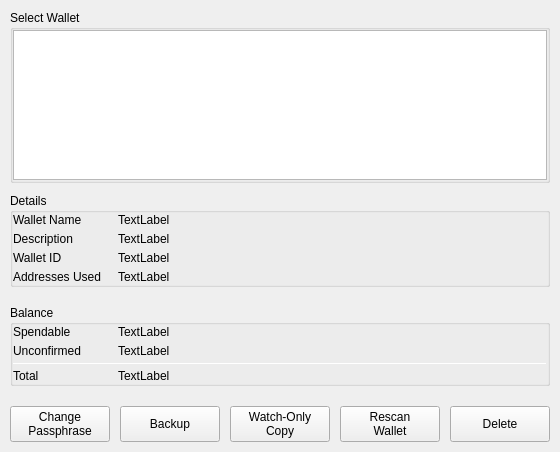
<?xml version="1.0" encoding="UTF-8"?>
<ui version="4.0">
 <class>WalletPropertiesDialog</class>
 <widget class="QDialog" name="WalletPropertiesDialog">
  <property name="geometry">
   <rect>
    <x>0</x>
    <y>0</y>
    <width>560</width>
    <height>452</height>
   </rect>
  </property>
  <property name="maximumSize">
   <size>
    <width>16777215</width>
    <height>16777215</height>
   </size>
  </property>
  <property name="windowTitle">
   <string>Wallet Properties</string>
  </property>
  <layout class="QVBoxLayout" name="verticalLayout">
   <property name="spacing">
    <number>0</number>
   </property>
   <property name="leftMargin">
    <number>0</number>
   </property>
   <property name="topMargin">
    <number>0</number>
   </property>
   <property name="rightMargin">
    <number>0</number>
   </property>
   <property name="bottomMargin">
    <number>0</number>
   </property>
   <item>
    <widget class="QWidget" name="wallet" native="true">
     <layout class="QVBoxLayout" name="verticalLayout_8">
      <property name="spacing">
       <number>5</number>
      </property>
      <property name="leftMargin">
       <number>10</number>
      </property>
      <property name="topMargin">
       <number>10</number>
      </property>
      <property name="rightMargin">
       <number>10</number>
      </property>
      <property name="bottomMargin">
       <number>0</number>
      </property>
      <item>
       <widget class="QGroupBox" name="groupBox">
        <property name="title">
         <string>Select Wallet</string>
        </property>
        <property name="wellGroupBoxWithButtonBar" stdset="0">
         <bool>true</bool>
        </property>
        <layout class="QVBoxLayout" name="verticalLayout_7">
         <property name="spacing">
          <number>5</number>
         </property>
         <property name="leftMargin">
          <number>0</number>
         </property>
         <property name="topMargin">
          <number>0</number>
         </property>
         <property name="rightMargin">
          <number>0</number>
         </property>
         <property name="bottomMargin">
          <number>0</number>
         </property>
         <item>
          <widget class="QTreeView" name="treeViewWallets">
           <property name="minimumSize">
            <size>
             <width>0</width>
             <height>150</height>
            </size>
           </property>
           <property name="alternatingRowColors">
            <bool>true</bool>
           </property>
           <property name="rootIsDecorated">
            <bool>true</bool>
           </property>
          </widget>
         </item>
        </layout>
       </widget>
      </item>
     </layout>
    </widget>
   </item>
   <item>
    <widget class="QFrame" name="details">
     <layout class="QVBoxLayout" name="verticalLayout_2" stretch="0">
      <property name="spacing">
       <number>15</number>
      </property>
      <property name="leftMargin">
       <number>10</number>
      </property>
      <property name="topMargin">
       <number>10</number>
      </property>
      <property name="rightMargin">
       <number>10</number>
      </property>
      <property name="bottomMargin">
       <number>0</number>
      </property>
      <item>
       <widget class="QGroupBox" name="groupBoxDetails">
        <property name="maximumSize">
         <size>
          <width>16777215</width>
          <height>16777215</height>
         </size>
        </property>
        <property name="sizeIncrement">
         <size>
          <width>0</width>
          <height>0</height>
         </size>
        </property>
        <property name="title">
         <string>Details</string>
        </property>
        <layout class="QVBoxLayout" name="verticalLayout_4">
         <property name="spacing">
          <number>5</number>
         </property>
         <property name="leftMargin">
          <number>0</number>
         </property>
         <property name="topMargin">
          <number>0</number>
         </property>
         <property name="rightMargin">
          <number>0</number>
         </property>
         <property name="bottomMargin">
          <number>0</number>
         </property>
         <item>
          <widget class="QWidget" name="detailsFormLayout" native="true">
           <property name="sizePolicy">
            <sizepolicy hsizetype="Preferred" vsizetype="Fixed">
             <horstretch>0</horstretch>
             <verstretch>0</verstretch>
            </sizepolicy>
           </property>
           <layout class="QVBoxLayout" name="verticalLayout_5">
            <property name="spacing">
             <number>5</number>
            </property>
            <property name="leftMargin">
             <number>0</number>
            </property>
            <property name="topMargin">
             <number>0</number>
            </property>
            <property name="rightMargin">
             <number>0</number>
            </property>
            <property name="bottomMargin">
             <number>0</number>
            </property>
            <item>
             <widget class="QWidget" name="horizontalWidget_2" native="true">
              <property name="minimumSize">
               <size>
                <width>0</width>
                <height>0</height>
               </size>
              </property>
              <layout class="QHBoxLayout" name="horizontalLayout_3">
               <property name="spacing">
                <number>5</number>
               </property>
               <property name="leftMargin">
                <number>0</number>
               </property>
               <property name="topMargin">
                <number>0</number>
               </property>
               <property name="rightMargin">
                <number>0</number>
               </property>
               <property name="bottomMargin">
                <number>0</number>
               </property>
               <item>
                <widget class="QLabel" name="label_4">
                 <property name="sizePolicy">
                  <sizepolicy hsizetype="Fixed" vsizetype="Preferred">
                   <horstretch>0</horstretch>
                   <verstretch>0</verstretch>
                  </sizepolicy>
                 </property>
                 <property name="minimumSize">
                  <size>
                   <width>100</width>
                   <height>0</height>
                  </size>
                 </property>
                 <property name="text">
                  <string>Wallet Name</string>
                 </property>
                </widget>
               </item>
               <item>
                <widget class="QLabel" name="labelWalletName">
                 <property name="text">
                  <string>TextLabel</string>
                 </property>
                 <property name="whiteLabel" stdset="0">
                  <bool>true</bool>
                 </property>
                </widget>
               </item>
              </layout>
             </widget>
            </item>
            <item>
             <widget class="QWidget" name="horizontalWidget1" native="true">
              <property name="minimumSize">
               <size>
                <width>0</width>
                <height>0</height>
               </size>
              </property>
              <layout class="QHBoxLayout" name="horizontalLayout_4">
               <property name="spacing">
                <number>5</number>
               </property>
               <property name="leftMargin">
                <number>0</number>
               </property>
               <property name="topMargin">
                <number>0</number>
               </property>
               <property name="rightMargin">
                <number>0</number>
               </property>
               <property name="bottomMargin">
                <number>0</number>
               </property>
               <item>
                <widget class="QLabel" name="label_5">
                 <property name="sizePolicy">
                  <sizepolicy hsizetype="Fixed" vsizetype="Preferred">
                   <horstretch>0</horstretch>
                   <verstretch>0</verstretch>
                  </sizepolicy>
                 </property>
                 <property name="minimumSize">
                  <size>
                   <width>100</width>
                   <height>0</height>
                  </size>
                 </property>
                 <property name="text">
                  <string>Description</string>
                 </property>
                </widget>
               </item>
               <item>
                <widget class="QLabel" name="labelDescription">
                 <property name="text">
                  <string>TextLabel</string>
                 </property>
                 <property name="wordWrap">
                  <bool>true</bool>
                 </property>
                 <property name="whiteLabel" stdset="0">
                  <bool>true</bool>
                 </property>
                </widget>
               </item>
              </layout>
             </widget>
            </item>
            <item>
             <widget class="QWidget" name="horizontalWidget2" native="true">
              <property name="minimumSize">
               <size>
                <width>0</width>
                <height>0</height>
               </size>
              </property>
              <layout class="QHBoxLayout" name="horizontalLayout_5">
               <property name="spacing">
                <number>5</number>
               </property>
               <property name="leftMargin">
                <number>0</number>
               </property>
               <property name="topMargin">
                <number>0</number>
               </property>
               <property name="rightMargin">
                <number>0</number>
               </property>
               <property name="bottomMargin">
                <number>0</number>
               </property>
               <item>
                <widget class="QLabel" name="label_6">
                 <property name="sizePolicy">
                  <sizepolicy hsizetype="Fixed" vsizetype="Preferred">
                   <horstretch>0</horstretch>
                   <verstretch>0</verstretch>
                  </sizepolicy>
                 </property>
                 <property name="minimumSize">
                  <size>
                   <width>100</width>
                   <height>0</height>
                  </size>
                 </property>
                 <property name="text">
                  <string>Wallet ID</string>
                 </property>
                </widget>
               </item>
               <item>
                <widget class="QLabel" name="labelWalletId">
                 <property name="text">
                  <string>TextLabel</string>
                 </property>
                 <property name="whiteLabel" stdset="0">
                  <bool>true</bool>
                 </property>
                </widget>
               </item>
              </layout>
             </widget>
            </item>
            <item>
             <widget class="QWidget" name="horizontalWidgetUsedAddresses" native="true">
              <property name="minimumSize">
               <size>
                <width>0</width>
                <height>0</height>
               </size>
              </property>
              <layout class="QHBoxLayout" name="horizontalLayout_6">
               <property name="spacing">
                <number>5</number>
               </property>
               <property name="leftMargin">
                <number>0</number>
               </property>
               <property name="topMargin">
                <number>0</number>
               </property>
               <property name="rightMargin">
                <number>0</number>
               </property>
               <property name="bottomMargin">
                <number>0</number>
               </property>
               <item>
                <widget class="QLabel" name="labelAddresses">
                 <property name="sizePolicy">
                  <sizepolicy hsizetype="Fixed" vsizetype="Preferred">
                   <horstretch>0</horstretch>
                   <verstretch>0</verstretch>
                  </sizepolicy>
                 </property>
                 <property name="minimumSize">
                  <size>
                   <width>100</width>
                   <height>0</height>
                  </size>
                 </property>
                 <property name="text">
                  <string>Addresses Used</string>
                 </property>
                </widget>
               </item>
               <item>
                <widget class="QLabel" name="labelAddressesUsed">
                 <property name="text">
                  <string>TextLabel</string>
                 </property>
                 <property name="whiteLabel" stdset="0">
                  <bool>true</bool>
                 </property>
                </widget>
               </item>
              </layout>
             </widget>
            </item>
           </layout>
          </widget>
         </item>
        </layout>
       </widget>
      </item>
     </layout>
    </widget>
   </item>
   <item>
    <spacer name="verticalSpacer">
     <property name="orientation">
      <enum>Qt::Vertical</enum>
     </property>
     <property name="sizeHint" stdset="0">
      <size>
       <width>20</width>
       <height>200</height>
      </size>
     </property>
    </spacer>
   </item>
   <item>
    <widget class="QWidget" name="balanceWidget" native="true">
     <property name="minimumSize">
      <size>
       <width>0</width>
       <height>0</height>
      </size>
     </property>
     <property name="darkOverlay" stdset="0">
      <bool>true</bool>
     </property>
     <layout class="QVBoxLayout" name="verticalLayout_6">
      <property name="spacing">
       <number>5</number>
      </property>
      <property name="leftMargin">
       <number>10</number>
      </property>
      <property name="topMargin">
       <number>10</number>
      </property>
      <property name="rightMargin">
       <number>10</number>
      </property>
      <property name="bottomMargin">
       <number>10</number>
      </property>
      <item>
       <widget class="QGroupBox" name="groupBoxBalance">
        <property name="title">
         <string>Balance</string>
        </property>
        <layout class="QVBoxLayout" name="verticalLayout_3">
         <property name="spacing">
          <number>5</number>
         </property>
         <property name="leftMargin">
          <number>0</number>
         </property>
         <property name="topMargin">
          <number>0</number>
         </property>
         <property name="rightMargin">
          <number>0</number>
         </property>
         <property name="bottomMargin">
          <number>0</number>
         </property>
         <item>
          <widget class="QWidget" name="widget" native="true">
           <property name="sizePolicy">
            <sizepolicy hsizetype="Preferred" vsizetype="Fixed">
             <horstretch>0</horstretch>
             <verstretch>0</verstretch>
            </sizepolicy>
           </property>
           <layout class="QVBoxLayout" name="balanceFormLayout">
            <property name="spacing">
             <number>5</number>
            </property>
            <property name="leftMargin">
             <number>0</number>
            </property>
            <property name="topMargin">
             <number>0</number>
            </property>
            <property name="rightMargin">
             <number>0</number>
            </property>
            <property name="bottomMargin">
             <number>0</number>
            </property>
            <item>
             <widget class="QWidget" name="horizontalWidget6" native="true">
              <property name="minimumSize">
               <size>
                <width>0</width>
                <height>0</height>
               </size>
              </property>
              <layout class="QHBoxLayout" name="horizontalLayout_9">
               <property name="spacing">
                <number>5</number>
               </property>
               <property name="leftMargin">
                <number>0</number>
               </property>
               <property name="topMargin">
                <number>0</number>
               </property>
               <property name="rightMargin">
                <number>0</number>
               </property>
               <property name="bottomMargin">
                <number>0</number>
               </property>
               <item>
                <widget class="QLabel" name="label">
                 <property name="minimumSize">
                  <size>
                   <width>100</width>
                   <height>0</height>
                  </size>
                 </property>
                 <property name="maximumSize">
                  <size>
                   <width>100</width>
                   <height>16777215</height>
                  </size>
                 </property>
                 <property name="text">
                  <string>Spendable</string>
                 </property>
                </widget>
               </item>
               <item>
                <widget class="QLabel" name="labelSpendable">
                 <property name="text">
                  <string>TextLabel</string>
                 </property>
                 <property name="whiteLabel" stdset="0">
                  <bool>true</bool>
                 </property>
                </widget>
               </item>
              </layout>
             </widget>
            </item>
            <item>
             <widget class="QWidget" name="horizontalWidget7" native="true">
              <layout class="QHBoxLayout" name="horizontalLayout_10">
               <property name="spacing">
                <number>5</number>
               </property>
               <property name="leftMargin">
                <number>0</number>
               </property>
               <property name="topMargin">
                <number>0</number>
               </property>
               <property name="rightMargin">
                <number>0</number>
               </property>
               <property name="bottomMargin">
                <number>0</number>
               </property>
               <item>
                <widget class="QLabel" name="label_2">
                 <property name="minimumSize">
                  <size>
                   <width>100</width>
                   <height>0</height>
                  </size>
                 </property>
                 <property name="maximumSize">
                  <size>
                   <width>100</width>
                   <height>16777215</height>
                  </size>
                 </property>
                 <property name="text">
                  <string>Unсonfirmed</string>
                 </property>
                </widget>
               </item>
               <item>
                <widget class="QLabel" name="labelUnconfirmed">
                 <property name="text">
                  <string>TextLabel</string>
                 </property>
                 <property name="whiteLabel" stdset="0">
                  <bool>true</bool>
                 </property>
                </widget>
               </item>
              </layout>
             </widget>
            </item>
            <item>
             <widget class="Line" name="line">
              <property name="minimumSize">
               <size>
                <width>0</width>
                <height>1</height>
               </size>
              </property>
              <property name="maximumSize">
               <size>
                <width>16777215</width>
                <height>1</height>
               </size>
              </property>
              <property name="orientation">
               <enum>Qt::Horizontal</enum>
              </property>
              <property name="totalLine" stdset="0">
               <bool>true</bool>
              </property>
             </widget>
            </item>
            <item>
             <widget class="QWidget" name="horizontalWidget" native="true">
              <layout class="QHBoxLayout" name="horizontalLayout_11">
               <property name="spacing">
                <number>5</number>
               </property>
               <property name="leftMargin">
                <number>0</number>
               </property>
               <property name="topMargin">
                <number>0</number>
               </property>
               <property name="rightMargin">
                <number>0</number>
               </property>
               <property name="bottomMargin">
                <number>0</number>
               </property>
               <item>
                <widget class="QLabel" name="label_3">
                 <property name="minimumSize">
                  <size>
                   <width>100</width>
                   <height>0</height>
                  </size>
                 </property>
                 <property name="maximumSize">
                  <size>
                   <width>100</width>
                   <height>16777215</height>
                  </size>
                 </property>
                 <property name="text">
                  <string>Total</string>
                 </property>
                </widget>
               </item>
               <item>
                <widget class="QLabel" name="labelTotal">
                 <property name="text">
                  <string>TextLabel</string>
                 </property>
                 <property name="whiteLabel" stdset="0">
                  <bool>true</bool>
                 </property>
                </widget>
               </item>
              </layout>
             </widget>
            </item>
           </layout>
          </widget>
         </item>
        </layout>
       </widget>
      </item>
     </layout>
    </widget>
   </item>
   <item>
    <widget class="QWidget" name="buttonBar" native="true">
     <property name="sizePolicy">
      <sizepolicy hsizetype="Preferred" vsizetype="Fixed">
       <horstretch>0</horstretch>
       <verstretch>0</verstretch>
      </sizepolicy>
     </property>
     <property name="minimumSize">
      <size>
       <width>0</width>
       <height>0</height>
      </size>
     </property>
     <property name="buttonBar" stdset="0">
      <bool>true</bool>
     </property>
     <layout class="QHBoxLayout" name="horizontalLayout_2">
      <property name="spacing">
       <number>10</number>
      </property>
      <property name="leftMargin">
       <number>10</number>
      </property>
      <property name="topMargin">
       <number>10</number>
      </property>
      <property name="rightMargin">
       <number>10</number>
      </property>
      <property name="bottomMargin">
       <number>10</number>
      </property>
      <item alignment="Qt::AlignLeft">
       <widget class="QPushButton" name="changePassphraseButton">
        <property name="sizePolicy">
         <sizepolicy hsizetype="Expanding" vsizetype="Expanding">
          <horstretch>0</horstretch>
          <verstretch>0</verstretch>
         </sizepolicy>
        </property>
        <property name="minimumSize">
         <size>
          <width>100</width>
          <height>35</height>
         </size>
        </property>
        <property name="maximumSize">
         <size>
          <width>150</width>
          <height>45</height>
         </size>
        </property>
        <property name="text">
         <string>Change 
Passphrase</string>
        </property>
        <property name="iconSize">
         <size>
          <width>22</width>
          <height>22</height>
         </size>
        </property>
        <property name="autoDefault">
         <bool>false</bool>
        </property>
       </widget>
      </item>
      <item alignment="Qt::AlignLeft">
       <widget class="QPushButton" name="backupButton">
        <property name="sizePolicy">
         <sizepolicy hsizetype="Expanding" vsizetype="Expanding">
          <horstretch>0</horstretch>
          <verstretch>0</verstretch>
         </sizepolicy>
        </property>
        <property name="minimumSize">
         <size>
          <width>100</width>
          <height>35</height>
         </size>
        </property>
        <property name="maximumSize">
         <size>
          <width>150</width>
          <height>45</height>
         </size>
        </property>
        <property name="text">
         <string>Backup</string>
        </property>
        <property name="iconSize">
         <size>
          <width>22</width>
          <height>22</height>
         </size>
        </property>
        <property name="autoDefault">
         <bool>false</bool>
        </property>
       </widget>
      </item>
      <item alignment="Qt::AlignLeft">
       <widget class="QPushButton" name="exportButton">
        <property name="sizePolicy">
         <sizepolicy hsizetype="Expanding" vsizetype="Expanding">
          <horstretch>0</horstretch>
          <verstretch>0</verstretch>
         </sizepolicy>
        </property>
        <property name="minimumSize">
         <size>
          <width>100</width>
          <height>35</height>
         </size>
        </property>
        <property name="maximumSize">
         <size>
          <width>150</width>
          <height>45</height>
         </size>
        </property>
        <property name="text">
         <string>Watch-Only 
Copy</string>
        </property>
        <property name="iconSize">
         <size>
          <width>22</width>
          <height>22</height>
         </size>
        </property>
        <property name="autoDefault">
         <bool>false</bool>
        </property>
       </widget>
      </item>
      <item>
       <widget class="QPushButton" name="rescanButton">
        <property name="sizePolicy">
         <sizepolicy hsizetype="Expanding" vsizetype="Expanding">
          <horstretch>0</horstretch>
          <verstretch>0</verstretch>
         </sizepolicy>
        </property>
        <property name="minimumSize">
         <size>
          <width>100</width>
          <height>35</height>
         </size>
        </property>
        <property name="maximumSize">
         <size>
          <width>150</width>
          <height>45</height>
         </size>
        </property>
        <property name="text">
         <string>Rescan
Wallet</string>
        </property>
        <property name="iconSize">
         <size>
          <width>22</width>
          <height>22</height>
         </size>
        </property>
        <property name="autoDefault">
         <bool>false</bool>
        </property>
       </widget>
      </item>
      <item alignment="Qt::AlignRight">
       <widget class="QPushButton" name="deleteButton">
        <property name="enabled">
         <bool>true</bool>
        </property>
        <property name="sizePolicy">
         <sizepolicy hsizetype="Expanding" vsizetype="Expanding">
          <horstretch>0</horstretch>
          <verstretch>0</verstretch>
         </sizepolicy>
        </property>
        <property name="minimumSize">
         <size>
          <width>100</width>
          <height>35</height>
         </size>
        </property>
        <property name="maximumSize">
         <size>
          <width>150</width>
          <height>45</height>
         </size>
        </property>
        <property name="text">
         <string>Delete</string>
        </property>
        <property name="iconSize">
         <size>
          <width>22</width>
          <height>22</height>
         </size>
        </property>
        <property name="autoDefault">
         <bool>false</bool>
        </property>
        <property name="buttonImportant" stdset="0">
         <bool>true</bool>
        </property>
       </widget>
      </item>
     </layout>
    </widget>
   </item>
  </layout>
 </widget>
 <resources/>
 <connections/>
</ui>
